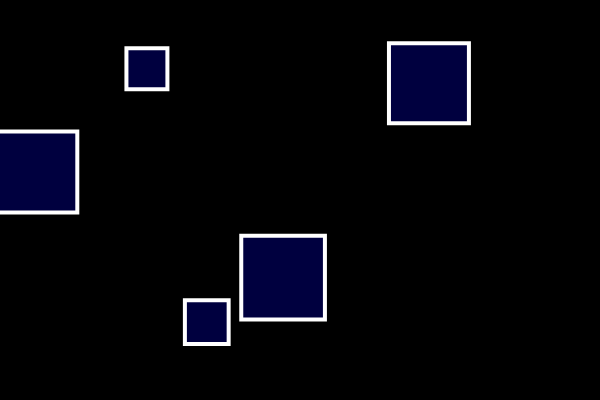
Frame 1 (no input)
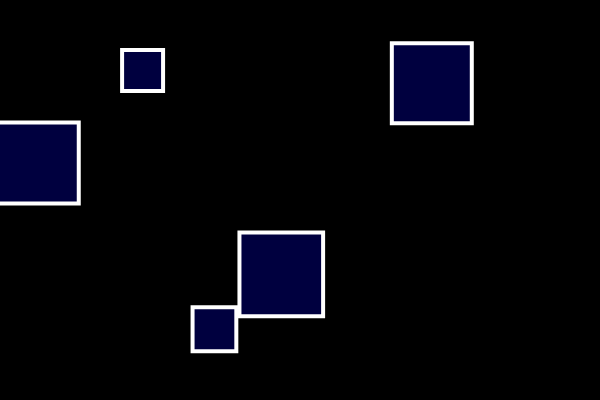
Frame 60 (no input)
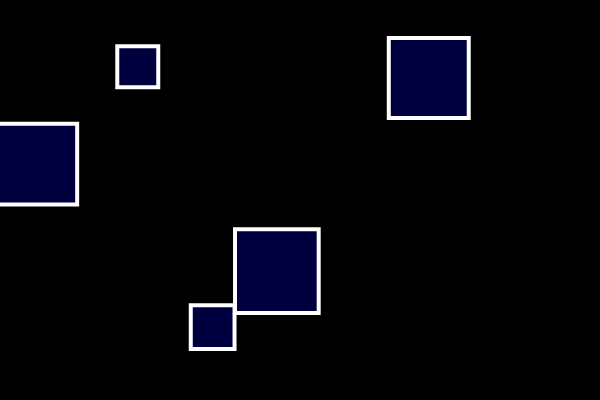
Frame 120 (the mouse pressed at the canvas centre since frame 60)

The p5.js sketch that drew these frames (run headless with seeded random() and noise() and a simulated clock; from frame 60 on, the mouse is pressed at the canvas centre):

// p5.js sketch
// ── sketch.js
/*
  Modification of copy of the code from Coding Train 7.4 UPDATED VER 10/17
  Practice mouse interaction with rectangles

  Goal - create boxes that change in some way if clicked
  
  boxes cycle through red colors when clicked 
  boxes change green if mouse is hovering over rectangle
*/

let bubbles = [];

function setup() {
  createCanvas(600, 400);
  for (let i = 0; i < 5; i++) {
    let x = random(width);
    let y = random(height);
    let r = random(10, 50);
    let b = new Bubble(x, y, r);
    bubbles.push(b);
  }
}

//when mouse pressed, run a function on the bubble
//function will check if the bubble is pressed
function mousePressed() {
  for (let i = 0; i < bubbles.length; i++) {
    bubbles[i].clicked(mouseX, mouseY);
  }
}

function draw() {
  background(0);

  for (i = 0; i < bubbles.length; i++) {
    bubbles[i].move();
    bubbles[i].show();
    bubbles[i].hover(mouseX,mouseY);
  }
}

class Bubble {
  constructor(x, y, r) {
    this.x = x;
    this.y = y;
    this.r = r;
    this.colors = [0, 64, 127, 255];
    this.colorsPosition = 0;
    this.red = 0;
    this.green = 0;
  }
  //checks if bubble clicked, if so will change color
  clicked(px, py) {
    if (px>this.x-this.r&&px<this.x+this.r&&py>this.y-this.r&&py<this.y+this.r) {
      this.colorsPosition += 1;
      if (this.colorsPosition === this.colors.length) {
        this.colorsPosition = 0;
      }
    }
  }
  hover(px, py) {
    let d = dist(px, py, this.x, this.y)
    if (d < this.r) {
        this.green = 125;
      } else {
        this.green = 0;
      }
  }
  move() {
    this.x = this.x + random(-1, 1);
    this.y = this.y + random(-1, 1);
  }
  show() {
    stroke(255);
    strokeWeight(4);
    this.red = this.colors[this.colorsPosition];
    fill(this.red, this.green, 160, 100);
    rectMode(CENTER);
    rect(this.x, this.y, this.r * 2,this.r * 2);
  }
}
